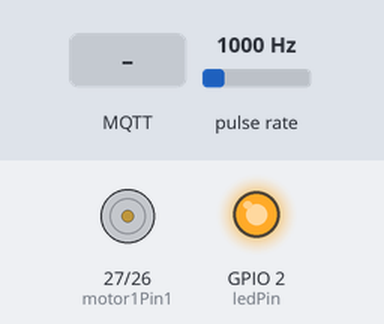
Bench run of a sketch on a simulated ESP32. On the bench: motor-driver pin pairs drawn as motors (green arrow = first pin HIGH = forward, orange = second pin HIGH = backward, longer = more drive, scaled by the enable pin), output pins drawn as LEDs (lit = HIGH). Wiring (inferred from the names in the program): pulse sensor: data GPIO 34. Dashed ring = blinking. Inputs (shaded band) come from the test bench; at power-on: pulse rate 1000 Hz. WiFi joins after 1.5 s; servers stay silent unless stated; no MQTT or app messages arrive unless stated; what the sketch prints to the serial monitor is not drawn.

Above: at 3.3 s.
3.4 s: MQTT message "LOW" arrives on the first subscribed topic
At 3.8 s:
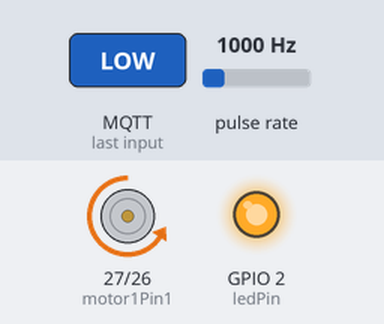
6.4 s: MQTT message "off" arrives on the first subscribed topic
At 7.3 s:
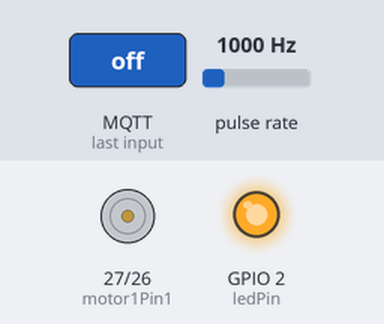
7.9 s: MQTT message "MEDIUM" arrives on the first subscribed topic
At 8.6 s:
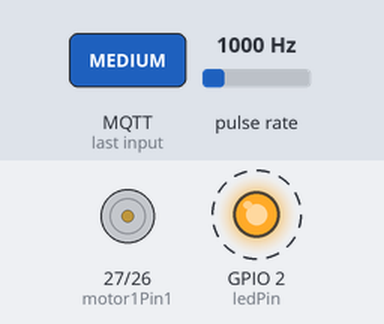
10.9 s: MQTT message "HIGH" arrives on the first subscribed topic
At 11.1 s:
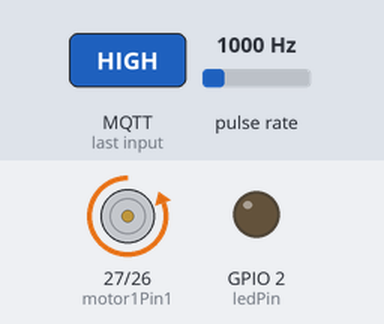
Timing chart, 0 to 14.9 s (numbered marks = the images above; inputs shaded):
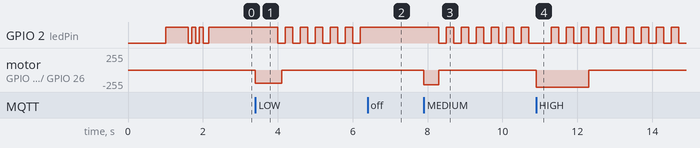

The sketch:

uas-mk-fix.ino
```cpp
#include <WiFi.h>
#include <PubSubClient.h>

// ===== WiFi =====
const char* ssid = "Redmi Note 11";
const char* password = "mywifi123";

// ===== MQTT =====
const char* mqtt_server = "broker.hivemq.com";
WiFiClient espClient;
PubSubClient client(espClient);

// ===== Motor pins =====
const int motor1Pin1 = 27;
const int motor1Pin2 = 26;
const int enable1Pin = 12; // PWM pin

// ===== Sensor encoder =====
const int sensorPin = 34;
volatile uint32_t pulseCount = 0;

// Encoder config
const uint16_t pulsesPerRev = 1;      // ganti sesuai encoder kamu
const uint32_t rpmIntervalMs = 2000;  // sampling RPM tiap 2 detik biar lebih stabil

// ===== Target RPM per mode =====
const int targetLowRPM = 800;
const int targetMediumRPM = 900;
const int targetHighRPM = 2000;

// ===== Mode & state =====
enum SpeedMode { MODE_OFF, MODE_LOW, MODE_MEDIUM, MODE_HIGH };
volatile SpeedMode mode = MODE_OFF;
float targetRPM = 0.0f;

// ===== LED indikator =====
const int ledPin = 2;
unsigned long lastLedToggle = 0;
bool ledState = false;

// ===== PWM setup =====
const int pwmChannel = 0;
const int freq = 20000;
const int resolution = 8;
int duty = 0;

// ===== PID control =====
float Kp = 0.08f;
float Ki = 0.02f;
float Kd = 0.00f;
float integral = 0.0f;
float lastError = 0.0f;
const float integralMin = -5000.0f;
const float integralMax =  5000.0f;

// RPM smoothing
float rpmFiltered = 0.0f;
const float rpmAlpha = 0.5f;

// Waktu
unsigned long lastRpmTime = 0;

// ===== Interrupt =====
void IRAM_ATTR countPulse() {
  pulseCount++;
}

// ===== WiFi connect =====
void setup_wifi() {
  WiFi.begin(ssid, password);
  Serial.print("Connecting to WiFi");
  while (WiFi.status() != WL_CONNECTED) {
    delay(500);
    Serial.print(".");
    digitalWrite(ledPin, (millis() % 1000 < 500) ? HIGH : LOW);
  }
  Serial.println("\nWiFi connected");
  Serial.print("IP address: ");
  Serial.println(WiFi.localIP());

  for (int i = 0; i < 3; i++) {
    digitalWrite(ledPin, HIGH); delay(100);
    digitalWrite(ledPin, LOW);  delay(100);
  }
}

// ===== PID step =====
int computePidDuty(float target, float actual, float dtSec) {
  float error = target - actual;
  integral += error * dtSec;
  if (integral > integralMax) integral = integralMax;
  if (integral < integralMin) integral = integralMin;
  float derivative = (error - lastError) / dtSec;
  lastError = error;

  float output = Kp * error + Ki * integral + Kd * derivative;
  const int minDuty = 70; // dinaikkan biar motor nggak berhenti
  int dutyOut = (int)output;
  dutyOut = constrain(dutyOut, 0, 255);
  if (dutyOut > 0 && dutyOut < minDuty) dutyOut = minDuty;
  return dutyOut;
}

// ===== Mode setter dengan kick start =====
void setMode(SpeedMode newMode, float newTarget, int kickDuty) {
  mode = newMode;
  targetRPM = newTarget;
  integral = 0; lastError = 0;
  digitalWrite(motor1Pin1, LOW);
  digitalWrite(motor1Pin2, HIGH);

  // Kick start setiap kali pindah mode
  ledcWrite(pwmChannel, kickDuty);
  delay(400);
  Serial.print("Kick start duty: "); Serial.println(kickDuty);
}

// ===== MQTT callback =====
void callback(char* topic, byte* message, unsigned int length) {
  String msg; msg.reserve(length);
  for (unsigned int i = 0; i < length; i++) msg += (char)message[i];
  msg.trim();
  Serial.print("Pesan: "); Serial.println(msg);

  if (msg == "off") {
    mode = MODE_OFF;
    targetRPM = 0;
    integral = 0; lastError = 0;
    duty = 0;
    digitalWrite(motor1Pin1, LOW);
    digitalWrite(motor1Pin2, LOW);
    ledcWrite(pwmChannel, 0);
    Serial.println("Motor OFF");
  } else if (msg == "LOW") {
    setMode(MODE_LOW, targetLowRPM, 200);
    Serial.println("Motor LOW target 800 RPM");
  } else if (msg == "MEDIUM") {
    setMode(MODE_MEDIUM, targetMediumRPM, 220);
    Serial.println("Motor MEDIUM target 900 RPM");
  } else if (msg == "HIGH" || msg == "on") {
    setMode(MODE_HIGH, targetHighRPM, 255);
    Serial.println("Motor HIGH target 2000 RPM");
  }
}

// ===== MQTT reconnect =====
void reconnect() {
  while (!client.connected()) {
    Serial.print("Attempting MQTT connection...");
    if (client.connect("ESP32MotorClient")) {
      Serial.println("connected");
      client.subscribe("esp32/motor/control");
    } else {
      Serial.print("failed, rc="); Serial.print(client.state());
      Serial.println(" retry in 5s...");
      delay(5000);
    }
  }
}

void setup() {
  Serial.begin(115200);

  pinMode(motor1Pin1, OUTPUT);
  pinMode(motor1Pin2, OUTPUT);
  pinMode(ledPin, OUTPUT);

  pinMode(sensorPin, INPUT_PULLUP);
  attachInterrupt(sensorPin, countPulse, RISING);

  ledcSetup(pwmChannel, freq, resolution);
  ledcAttachPin(enable1Pin, pwmChannel);

  setup_wifi();
  client.setServer(mqtt_server, 1883);
  client.setCallback(callback);

  mode = MODE_OFF;
  digitalWrite(motor1Pin1, LOW);
  digitalWrite(motor1Pin2, LOW);
  ledcWrite(pwmChannel, 0);

  lastRpmTime = millis();
  rpmFiltered = 0.0f;
}

void loop() {
  if (!client.connected()) reconnect();
  client.loop();

  unsigned long now = millis();

  if (now - lastRpmTime >= rpmIntervalMs) {
    noInterrupts();
    uint32_t pulses = pulseCount;
    pulseCount = 0;
    interrupts();

    float revs = (float)pulses / (float)pulsesPerRev;
    float rpm = revs * (60000.0f / rpmIntervalMs);
    rpmFiltered = (rpmAlpha * rpm) + ((1.0f - rpmAlpha) * rpmFiltered);

    Serial.print("RPM raw: "); Serial.print(rpm);
    Serial.print(" | RPM filt: "); Serial.println(rpmFiltered);

    char buf[20];
    dtostrf(rpmFiltered, 0, 1, buf);
    client.publish("esp32/motor/speed", buf);

    if (mode != MODE_OFF) {
      float dtSec = (float)rpmIntervalMs / 1000.0f;
      duty = computePidDuty(targetRPM, rpmFiltered, dtSec);
      ledcWrite(pwmChannel, duty);
    } else {
      duty = 0;
      ledcWrite(pwmChannel, 0);
    }

    lastRpmTime = now;
  }

  // LED indikator
  if (WiFi.status() != WL_CONNECTED) {
    if (now - lastLedToggle >= 1000) {
      ledState = !ledState;
      digitalWrite(ledPin, ledState);
      lastLedToggle = now;
    }
  } else if (WiFi.status() == WL_CONNECTED && mode == MODE_OFF) {
    digitalWrite(ledPin, HIGH);
  } else {
    if (now - lastLedToggle >= 200) {
      ledState = !ledState;
      digitalWrite(ledPin, ledState);
      lastLedToggle = now;
    }
  }
}
```

Measured:
- after the input at 3.4 s, GPIO 2 (ledPin): alternates HIGH for 0.20 s and LOW for 0.20 s, starting after 0.60 s; motor on GPIO 27 (motor1Pin1) / GPIO 26 (motor1Pin2): stopped → backward 199/255 at once, → stopped 0.70 s later
- after the input at 6.4 s, GPIO 2 (ledPin): stops changing and stays HIGH
- after the input at 7.9 s, GPIO 2 (ledPin): alternates HIGH for 0.20 s and LOW for 0.20 s, starting after 0.40 s; motor on GPIO 27 (motor1Pin1) / GPIO 26 (motor1Pin2): stopped → backward 219/255 at once, → stopped 0.40 s later
- after the input at 10.9 s, motor on GPIO 27 (motor1Pin1) / GPIO 26 (motor1Pin2): stopped → backward 255/255 at once, → stopped 1.4 s later
- by itself, GPIO 2 (ledPin): alternates HIGH for 0.10 s and LOW for 0.10 s, 6 changes in all, then stays HIGH
